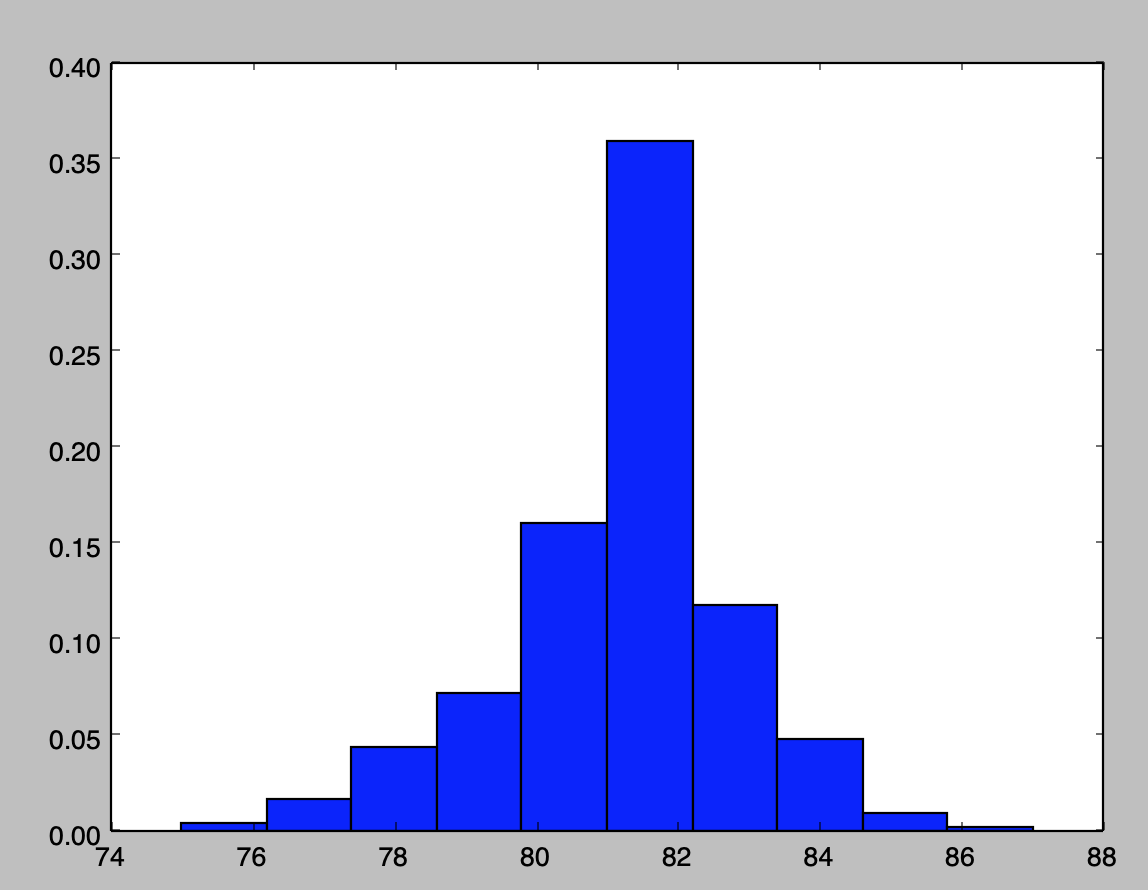

Write Python code to recreate this figure.
import numpy as np
from matplotlib import pyplot as plt
with open('results.csv') as f:
  v = np.loadtxt(f, delimiter=",", dtype='float', comments="#", skiprows=1, usecols=None)
v_hist = np.ravel(v)   # 'flatten' v
fig = plt.figure()
ax1 = fig.add_subplot(111)

n, bins, patches = ax1.hist(v_hist, bins=10, normed=1, facecolor='blue')
plt.show()
